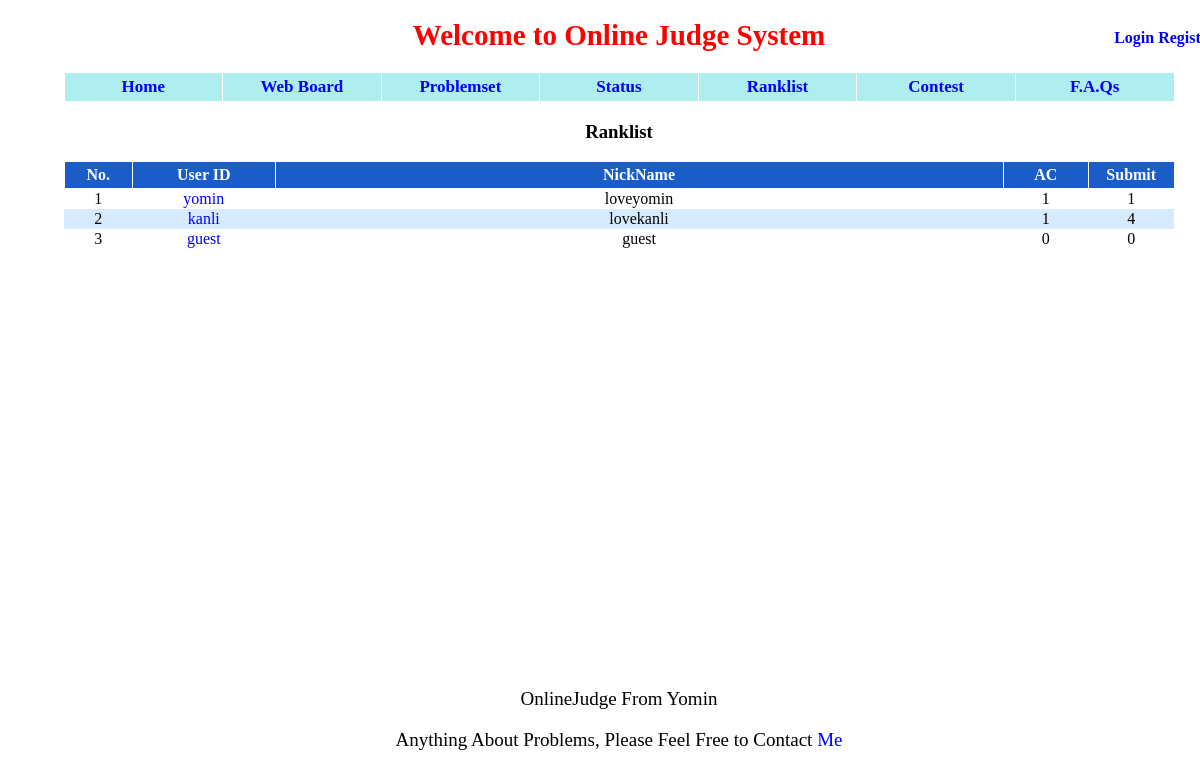
Page /ranklist/ on the committed database.
### appfile/models.py (models this page shows, shortened)
class User(db.Model):
    userID = db.Column(db.String(22), primary_key = True, unique = True)
    nickname = db.Column(db.String(22),unique = True)
    password = db.Column(db.String(100), index = True, unique = True)
    is_admin = db.Column(db.Boolean)
    ac_count = db.Column(db.Integer, default = 0)
    submit_count = db.Column(db.Integer, default = 0)

### appfile/views.py (the view)
@app.route('/ranklist/')
@app.route('/ranklist/<int:start>')
def show_ranklist(start = 1):
    user_count = User.query.count()
    if start > user_count:
        return "error start"
    end = min(user_count, start + USER_NUM_ONE_PAGE - 1) + 1
    user_list = User.query.order_by(User.ac_count.desc(), User.submit_count, User.userID)[start - 1: end - 1]
    return render_template('ranklist.html', start = start, end = end, user_list = user_list)

### appfile/views.py (called while the page is built)
@app.before_request
def before_request():
    g.user = current_user
    if g.user.is_authenticated():
        g.url = url_for('userinfo',userID = g.user.userID)

### appfile/templates/ranklist.html (shortened to what this page needs)
{% extends "base.html" %}
{% block content %}
<center><h3>Ranklist</h3></center>
<table id="list">
    <tr>
        <th id="ps_is_ac"> No. </th>
        <th id="ps_pid"> User ID </th>
        <th id="ps_title" style="text-align:center"> NickName </th>
        <th id="ps_ac"> AC </th>
        <th id="ps_submit"> Submit </th>
    </tr>
    {% for i in range(start, end) %}
        <tr style="{{ loop.cycle('', 'background-color:#D7EBFF') }}">
            <td> {{ i }} </td>
            <td><a href={{ url_for('userinfo', userID = user_list[i - 1].userID) }}> {{ user_list[i - 1].userID }} </a></td>
            <td> {{ user_list[i - 1].nickname }} </td>
            <td> {{ user_list[i - 1].ac_count }} </td>
            <td> {{ user_list[i - 1].submit_count }} </td>
        </tr>
    {% endfor %}
</table>
{% endblock %}

### appfile/static/css/style.css (style rules this page uses)
a:link { text-decoration: none; color: blue; }
#ps_is_ac { width: 50px; }
#ps_pid { width: 120px; }
#ps_title { width: 675px; }
#ps_ac { width: 66px; }
#ps_submit { width: 66px; }
#list { width: 1111px; border-collapse: collapse; margin: 0 auto; font-size: 16px; text-align: center; }
#list th { padding: 4px 7px 4px 7px; background-color: #1A5CC8; border: 1px solid white; color: white; }

### rows in the picture
User: userID "yomin", nickname "loveyomin", ac_count "1", submit_count "1"
User: userID "kanli", nickname "lovekanli", ac_count "1", submit_count "4"
User: userID "guest", nickname "guest", ac_count "0", submit_count "0"

### other values in the picture
{{ i }} "1" "2" "3"
